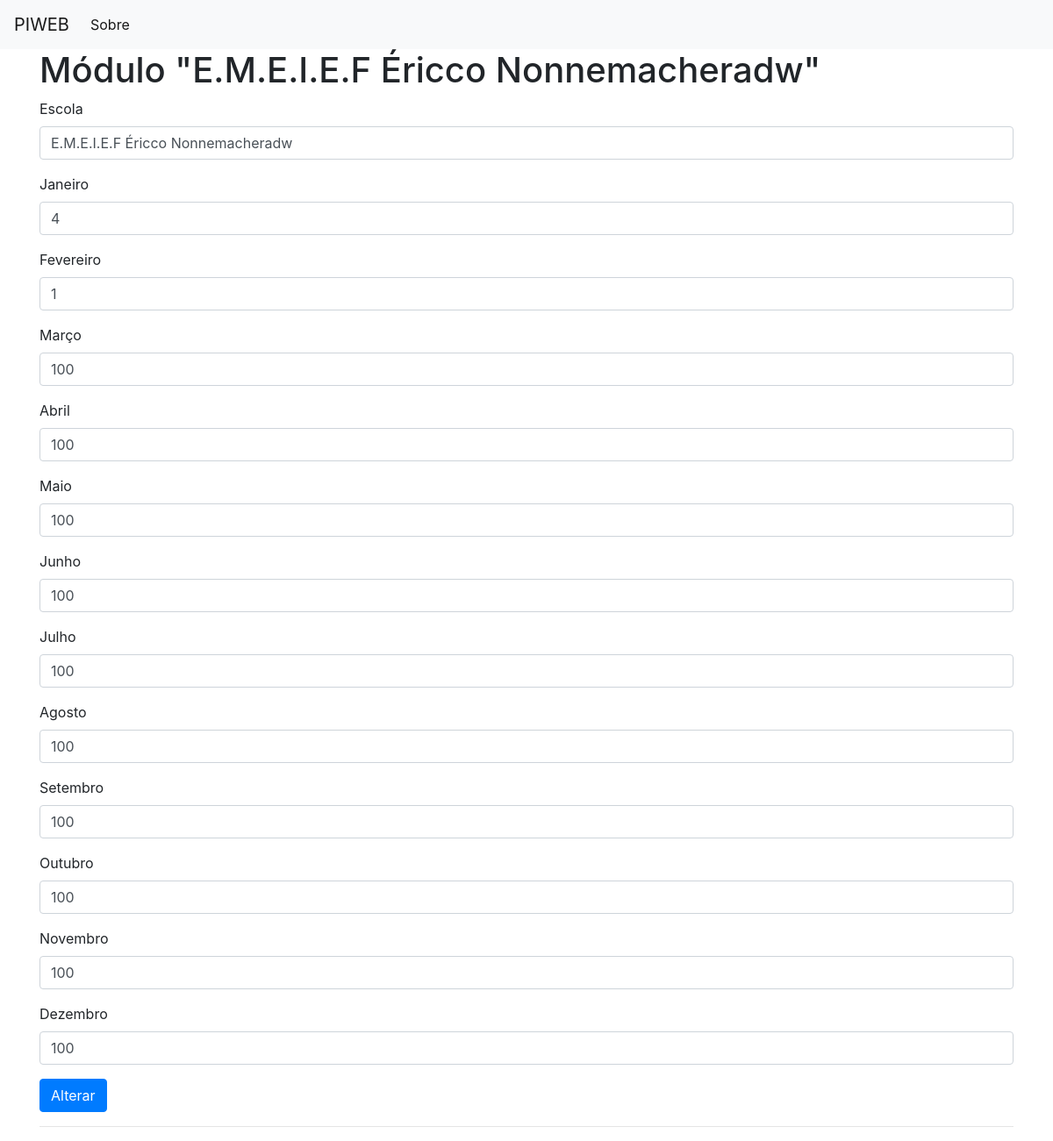
The app's page /edit_consumo with its own data.
### tables this page shows
CREATE TABLE consumo_anual (
    id_consumo_anual INTEGER PRIMARY KEY AUTOINCREMENT,
    escola TEXT NOT NULL,
    janeiro TEXT NOT NULL,
    fevereiro TEXT NOT NULL,
    marco TEXT NOT NULL,
    abril TEXT NOT NULL,
    maio TEXT NOT NULL,
    junho TEXT NOT NULL,
    julho TEXT NOT NULL,
    agosto TEXT NOT NULL,
    setembro TEXT NOT NULL,
    outubro TEXT NOT NULL,
    novembro TEXT NOT NULL,
    dezembro TEXT NOT NULL
);

### app.py (the view, shortened to what this page needs)
@app.route('/edit_consumo', methods=('GET', 'POST'))
def edit_consumo():
    id = 1
    post_consumo = get_post_consumo(id)
    print('Rota de edição do consumo')
    return render_template('edit_consumo.html', post_consumo=post_consumo)

### app.py (called while the page is built)
def get_db_connection():
    conn = sqlite3.connect('database.db')
    conn.row_factory = sqlite3.Row
    return conn

def get_post_consumo(post_id_consumo):
    conn = get_db_connection()
    post_consumo = conn.execute('SELECT * FROM consumo_anual WHERE id_consumo_anual = ?',
                        (post_id_consumo,)).fetchone()
    conn.close()
    if post_consumo is None:
        abort(404)
    return post_consumo

### templates/edit_consumo.html (shortened to what this page needs)
{% extends 'base.html' %}
{% block content %}
<h1>{% block title %} Módulo "{{ post_consumo['escola'] }}" {% endblock %}</h1>
<form method="post">
    <div class="form-group">
        <label for="title">Escola</label>
        <input type="text" name="escola" placeholder="escola"
               class="form-control"
               value="{{ request.form['escola'] or post_consumo['escola'] }}">
    </div>
    <div class="form-group">
        <label for="title">Janeiro</label>
        <input type="text" name="janeiro" placeholder="Janeiro"
               class="form-control"
               value="{{ request.form['janeiro'] or post_consumo['janeiro'] }}">
    </div>
    <div class="form-group">
        <label for="title">Fevereiro</label>
        <input type="text" name="fevereiro" placeholder="Fevereiro"
               class="form-control"
               value="{{ request.form['fevereiro'] or post_consumo['fevereiro'] }}">
    </div>
    <div class="form-group">
        <label for="title">Março</label>
        <input type="text" name="marco" placeholder="Março"
               class="form-control"
               value="{{ request.form['marco'] or post_consumo['marco'] }}">
    </div>
    <div class="form-group">
        <label for="title">Abril</label>
        <input type="text" name="abril" placeholder="Abril"
               class="form-control"
               value="{{ request.form['abril'] or post_consumo['abril'] }}">
    </div>
    <div class="form-group">
        <label for="title">Maio</label>
        <input type="text" name="maio" placeholder="Maio"
               class="form-control"
               value="{{ request.form['maio'] or post_consumo['maio'] }}">
    </div>
    <div class="form-group">
        <label for="title">Junho</label>
        <input type="text" name="junho" placeholder="Junho"
               class="form-control"
               value="{{ request.form['junho'] or post_consumo['junho'] }}">
    </div>
    <div class="form-group">
        <label for="title">Julho</label>
        <input type="text" name="julho" placeholder="Julho"
               class="form-control"
               value="{{ request.form['julho'] or post_consumo['julho'] }}">
    </div>
    <div class="form-group">
        <label for="title">Agosto</label>
        <input type="text" name="agosto" placeholder="Agosto"
               class="form-control"
               value="{{ request.form['agosto'] or post_consumo['agosto'] }}">
    </div>
    <div class="form-group">
        <label for="title">Setembro</label>
        <input type="text" name="setembro" placeholder="Setembro"
               class="form-control"
               value="{{ request.form['setembro'] or post_consumo['setembro'] }}">
    </div>
    <div class="form-group">
        <label for="title">Outubro</label>
        <input type="text" name="outubro" placeholder="Outubro"
               class="form-control"
               value="{{ request.form['outubro'] or post_consumo['outubro'] }}">
    </div>
    <div class="form-group">
        <label for="title">Novembro</label>
        <input type="text" name="novembro" placeholder="Novembro"
               class="form-control"
               value="{{ request.form['novembro'] or post_consumo['novembro'] }}">
    </div>
    <div class="form-group">
        <label for="title">Dezembro</label>
        <input type="text" name="dezembro" placeholder="Dezembro"
               class="form-control"
               value="{{ request.form['dezembro'] or post_consumo['dezembro'] }}">
    </div>
    <div class="form-group">
        <button type="submit" class="btn btn-primary">Alterar</button>
    </div>
</form>
<hr>
{% endblock %}

### records on screen
consumo_anual: escola "E.M.E.I.E.F Éricco Nonnemacheradw", janeiro "4", fevereiro "1", marco "100", abril "100", maio "100", junho "100", julho "100", agosto "100", setembro "100", outubro "100", novembro "100", dezembro "100"
